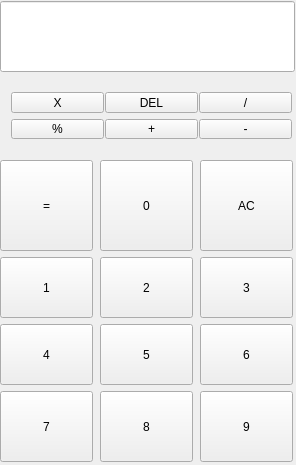
<?xml version="1.0" encoding="UTF-8"?>
<ui version="4.0">
 <class>MainWindow</class>
 <widget class="QMainWindow" name="MainWindow">
  <property name="geometry">
   <rect>
    <x>0</x>
    <y>0</y>
    <width>296</width>
    <height>465</height>
   </rect>
  </property>
  <property name="windowTitle">
   <string>MainWindow</string>
  </property>
  <widget class="QWidget" name="centralWidget">
   <widget class="QLineEdit" name="lineEdit">
    <property name="geometry">
     <rect>
      <x>0</x>
      <y>1</y>
      <width>295</width>
      <height>71</height>
     </rect>
    </property>
    <property name="minimumSize">
     <size>
      <width>295</width>
      <height>0</height>
     </size>
    </property>
    <property name="font">
     <font>
      <pointsize>22</pointsize>
     </font>
    </property>
    <property name="clearButtonEnabled">
     <bool>false</bool>
    </property>
   </widget>
   <widget class="QPushButton" name="two">
    <property name="geometry">
     <rect>
      <x>100</x>
      <y>257</y>
      <width>93</width>
      <height>61</height>
     </rect>
    </property>
    <property name="minimumSize">
     <size>
      <width>93</width>
      <height>0</height>
     </size>
    </property>
    <property name="text">
     <string>2</string>
    </property>
   </widget>
   <widget class="QPushButton" name="one">
    <property name="geometry">
     <rect>
      <x>0</x>
      <y>257</y>
      <width>93</width>
      <height>61</height>
     </rect>
    </property>
    <property name="minimumSize">
     <size>
      <width>93</width>
      <height>0</height>
     </size>
    </property>
    <property name="text">
     <string>1</string>
    </property>
   </widget>
   <widget class="QPushButton" name="three">
    <property name="geometry">
     <rect>
      <x>200</x>
      <y>257</y>
      <width>93</width>
      <height>61</height>
     </rect>
    </property>
    <property name="minimumSize">
     <size>
      <width>93</width>
      <height>0</height>
     </size>
    </property>
    <property name="text">
     <string>3</string>
    </property>
   </widget>
   <widget class="QPushButton" name="four">
    <property name="geometry">
     <rect>
      <x>0</x>
      <y>324</y>
      <width>93</width>
      <height>61</height>
     </rect>
    </property>
    <property name="minimumSize">
     <size>
      <width>93</width>
      <height>0</height>
     </size>
    </property>
    <property name="text">
     <string>4</string>
    </property>
   </widget>
   <widget class="QPushButton" name="six">
    <property name="geometry">
     <rect>
      <x>200</x>
      <y>324</y>
      <width>93</width>
      <height>61</height>
     </rect>
    </property>
    <property name="minimumSize">
     <size>
      <width>93</width>
      <height>0</height>
     </size>
    </property>
    <property name="text">
     <string>6</string>
    </property>
   </widget>
   <widget class="QPushButton" name="five">
    <property name="geometry">
     <rect>
      <x>100</x>
      <y>324</y>
      <width>93</width>
      <height>61</height>
     </rect>
    </property>
    <property name="minimumSize">
     <size>
      <width>93</width>
      <height>0</height>
     </size>
    </property>
    <property name="text">
     <string>5</string>
    </property>
   </widget>
   <widget class="QPushButton" name="nine">
    <property name="geometry">
     <rect>
      <x>200</x>
      <y>391</y>
      <width>93</width>
      <height>71</height>
     </rect>
    </property>
    <property name="minimumSize">
     <size>
      <width>93</width>
      <height>0</height>
     </size>
    </property>
    <property name="text">
     <string>9</string>
    </property>
   </widget>
   <widget class="QPushButton" name="eight">
    <property name="geometry">
     <rect>
      <x>100</x>
      <y>391</y>
      <width>93</width>
      <height>71</height>
     </rect>
    </property>
    <property name="minimumSize">
     <size>
      <width>93</width>
      <height>0</height>
     </size>
    </property>
    <property name="text">
     <string>8</string>
    </property>
   </widget>
   <widget class="QPushButton" name="seven">
    <property name="geometry">
     <rect>
      <x>0</x>
      <y>391</y>
      <width>93</width>
      <height>71</height>
     </rect>
    </property>
    <property name="minimumSize">
     <size>
      <width>93</width>
      <height>0</height>
     </size>
    </property>
    <property name="text">
     <string>7</string>
    </property>
   </widget>
   <widget class="QWidget" name="">
    <property name="geometry">
     <rect>
      <x>0</x>
      <y>81</y>
      <width>297</width>
      <height>69</height>
     </rect>
    </property>
    <layout class="QVBoxLayout" name="verticalLayout">
     <item>
      <layout class="QHBoxLayout" name="horizontalLayout">
       <item>
        <widget class="QPushButton" name="zarb">
         <property name="minimumSize">
          <size>
           <width>93</width>
           <height>0</height>
          </size>
         </property>
         <property name="text">
          <string>X</string>
         </property>
        </widget>
       </item>
       <item>
        <widget class="QPushButton" name="Delete">
         <property name="minimumSize">
          <size>
           <width>93</width>
           <height>0</height>
          </size>
         </property>
         <property name="text">
          <string>DEL</string>
         </property>
        </widget>
       </item>
       <item>
        <widget class="QPushButton" name="taqsim">
         <property name="minimumSize">
          <size>
           <width>93</width>
           <height>0</height>
          </size>
         </property>
         <property name="text">
          <string>/</string>
         </property>
        </widget>
       </item>
      </layout>
     </item>
     <item>
      <layout class="QHBoxLayout" name="horizontalLayout_2">
       <item>
        <widget class="QPushButton" name="mod">
         <property name="minimumSize">
          <size>
           <width>93</width>
           <height>0</height>
          </size>
         </property>
         <property name="text">
          <string>%</string>
         </property>
        </widget>
       </item>
       <item>
        <widget class="QPushButton" name="sum">
         <property name="minimumSize">
          <size>
           <width>93</width>
           <height>0</height>
          </size>
         </property>
         <property name="text">
          <string>+</string>
         </property>
        </widget>
       </item>
       <item>
        <widget class="QPushButton" name="minus">
         <property name="minimumSize">
          <size>
           <width>93</width>
           <height>0</height>
          </size>
         </property>
         <property name="text">
          <string>-</string>
         </property>
        </widget>
       </item>
      </layout>
     </item>
    </layout>
   </widget>
   <widget class="QPushButton" name="allclear">
    <property name="geometry">
     <rect>
      <x>200</x>
      <y>160</y>
      <width>93</width>
      <height>91</height>
     </rect>
    </property>
    <property name="minimumSize">
     <size>
      <width>93</width>
      <height>0</height>
     </size>
    </property>
    <property name="text">
     <string>AC</string>
    </property>
   </widget>
   <widget class="QPushButton" name="equal">
    <property name="geometry">
     <rect>
      <x>0</x>
      <y>160</y>
      <width>93</width>
      <height>91</height>
     </rect>
    </property>
    <property name="minimumSize">
     <size>
      <width>93</width>
      <height>0</height>
     </size>
    </property>
    <property name="text">
     <string>=</string>
    </property>
   </widget>
   <widget class="QPushButton" name="zero">
    <property name="geometry">
     <rect>
      <x>100</x>
      <y>160</y>
      <width>93</width>
      <height>91</height>
     </rect>
    </property>
    <property name="minimumSize">
     <size>
      <width>93</width>
      <height>0</height>
     </size>
    </property>
    <property name="text">
     <string>0</string>
    </property>
   </widget>
  </widget>
 </widget>
 <layoutdefault spacing="6" margin="11"/>
 <resources/>
 <connections/>
</ui>
